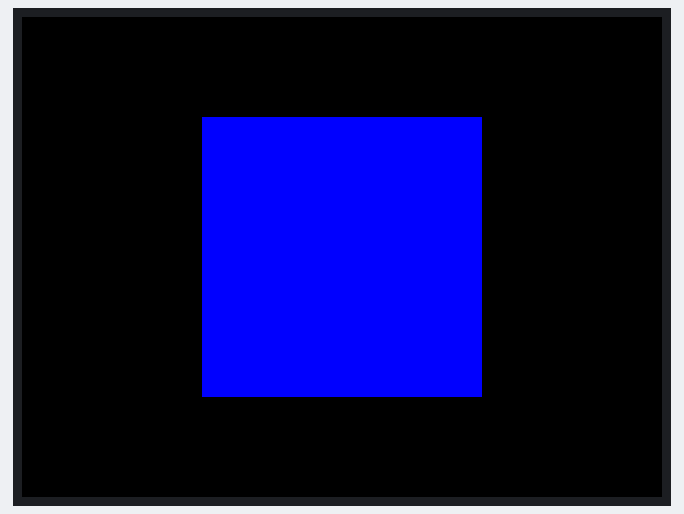
Bench run of a sketch on a simulated ESP32. On the bench: 320×240 colour display.

Above: at 0.2 s.
At 1.2 s:
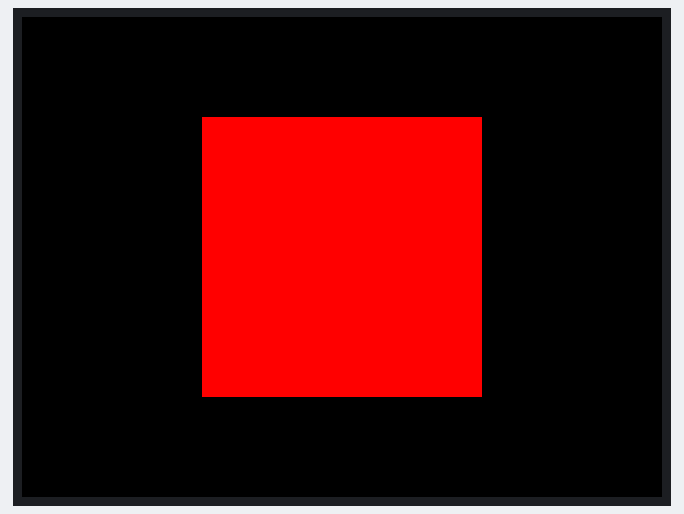

The sketch:

08_shapes2.ino
```cpp
#include <M5Stack.h>

bool flag = true;  // flagという名前の真偽値をグローバル領域に宣言

void setup() { M5.begin(); }

void loop() {
  if (flag) {
    M5.Lcd.fillRect(90, 50, 140, 140, BLUE);  // flagがtrueの場合の処理
  } else {
    M5.Lcd.fillRect(90, 50, 140, 140, RED);  // flagがfalseの場合の処理
  }
  flag = !flag;  // flagの値を反転させる
  delay(1000);
}
```

Measured:
- what the display in image 1 shows lasts 1.0 s, from 1.2 s to 2.2 s
